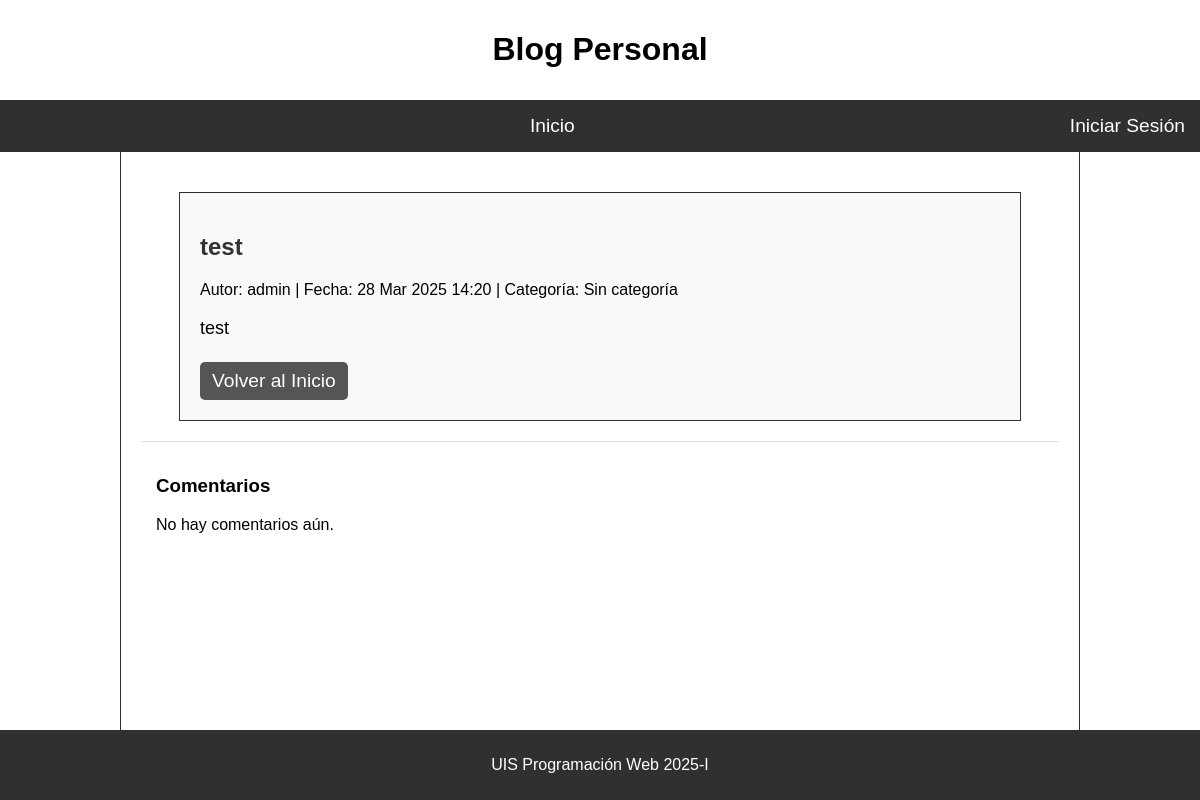
/publicacion/2/, run on an earlier commit of the app's database.
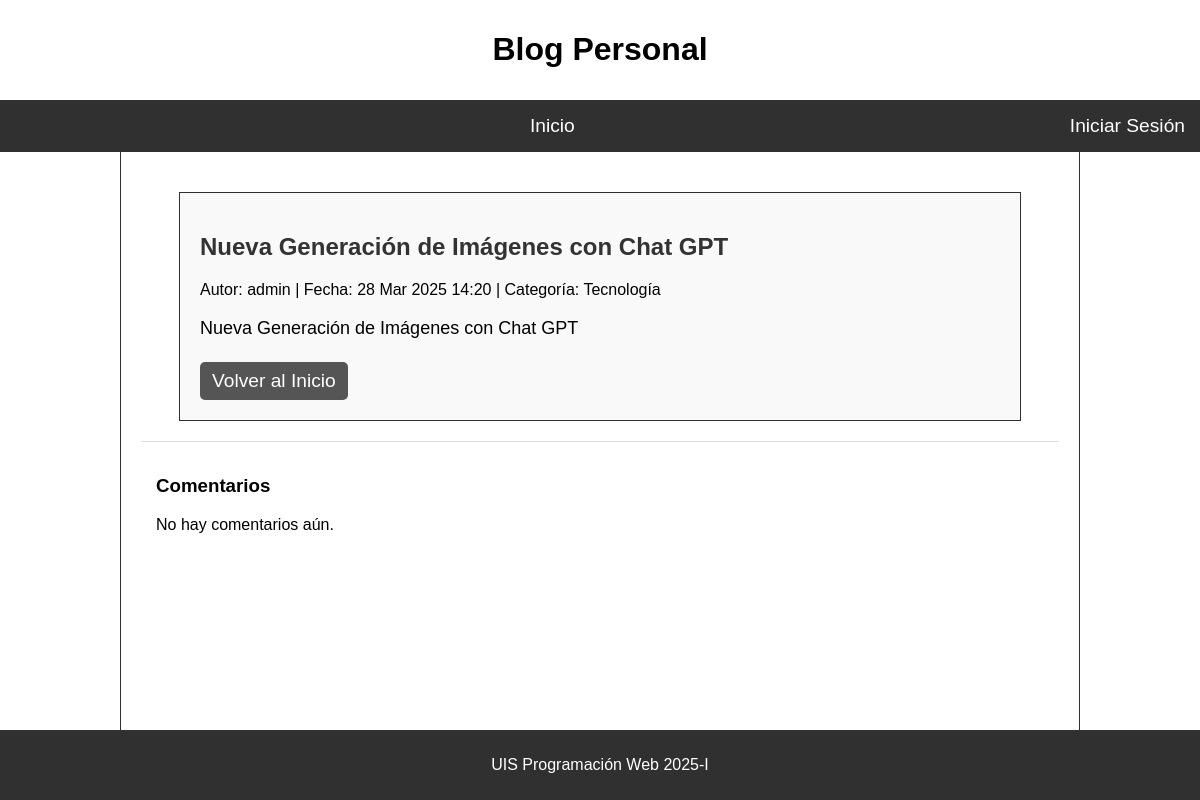
And on a later commit of the database.
### post/models.py (models this page shows, shortened)
class Post(models.Model):
    title = models.CharField(max_length=200)
    content = models.TextField()
    author = models.ForeignKey(User, on_delete=models.CASCADE)  # Relación con usuario
    category = models.ForeignKey(Category, on_delete=models.SET_NULL, null=True, blank=True)  # Relación con categoría
    created_at = models.DateTimeField(auto_now_add=True)
    updated_at = models.DateTimeField(auto_now=True)
    published = models.BooleanField(default=True)

class Category(models.Model):
    name = models.CharField(max_length=100, unique=True)
    class Meta:
        verbose_name = "Category"
        verbose_name_plural = "Categories"

### post/views.py (the view, shortened to what this page needs)
# urls.py: path('publicacion/<int:post_id>/', views.detalle_publicacion, name='detalle_publicacion'),
def detalle_publicacion(request, post_id):
    post = get_object_or_404(Post, id=post_id)
    comentarios = post.comments.all().order_by('-created_at')  # Trae todos los comentarios ordenados por fecha
    form = CommentForm()
    return render(request, 'post/detalle_publicacion.html', {
        'post': post,
        'comentarios': comentarios,
        'form': form
    })

### post/templates/post/detalle_publicacion.html (shortened to what this page needs)
{% extends "post/base.html" %}
{% load static %}
{% block extra_head %}
<link rel="stylesheet" href="{% static 'post/css/detalle_publicacion.css' %}">
{% endblock extra_head%}
{% block content %}
<div class="detalle-publicacion">
    <h2 class="post-title">{{ post.title }}</h2>
    <p class="post-meta">
        Autor: {{ post.author.username }} | Fecha: {{ post.created_at|date:"d M Y H:i" }} | Categoría: {{ post.category.name|default:"Sin categoría" }}
    </p>
    <div class="post-content">
        {{ post.content }}
    </div>
    {% if user.is_authenticated %}
        <div class="post-actions">
            <a href="{% url 'publicaciones' %}" class="btn-volver">Volver a Publicaciones</a>
            {% if user == post.author or user.is_superuser %}
                <a href="{% url 'editar_publicacion' post.id %}" class="btn-editar">Editar</a>
                <a href="{% url 'eliminar_publicacion' post.id %}" class="btn-eliminar">Eliminar</a>
            {% endif %}
        </div>
    {% else %}
        <div class="post-actions">
            <a href="{% url 'index' %}" class="btn-volver">Volver al Inicio</a>
        </div>
    {% endif %}
</div>
<div class="comentarios-section">
    <h3>Comentarios</h3>
    {% for comentario in comentarios %}
        <div class="comentario">
            <p><strong>{{ comentario.author.username }}</strong> - {{ comentario.created_at|date:"d M Y H:i" }}</p>
            <p>{{ comentario.content }}</p>
        </div>
    {% empty %}
        <p>No hay comentarios aún.</p>
    {% endfor %}
</div>
{% endblock %}

What changed in the data, as far as the page shows it:
changed Post "admin": title "test" → "Nueva Generación de Imágenes con Chat GPT"; category.name "Sin categoría" → "Tecnología"; content "test" → "Nueva Generación de Imágenes con Chat GPT"
